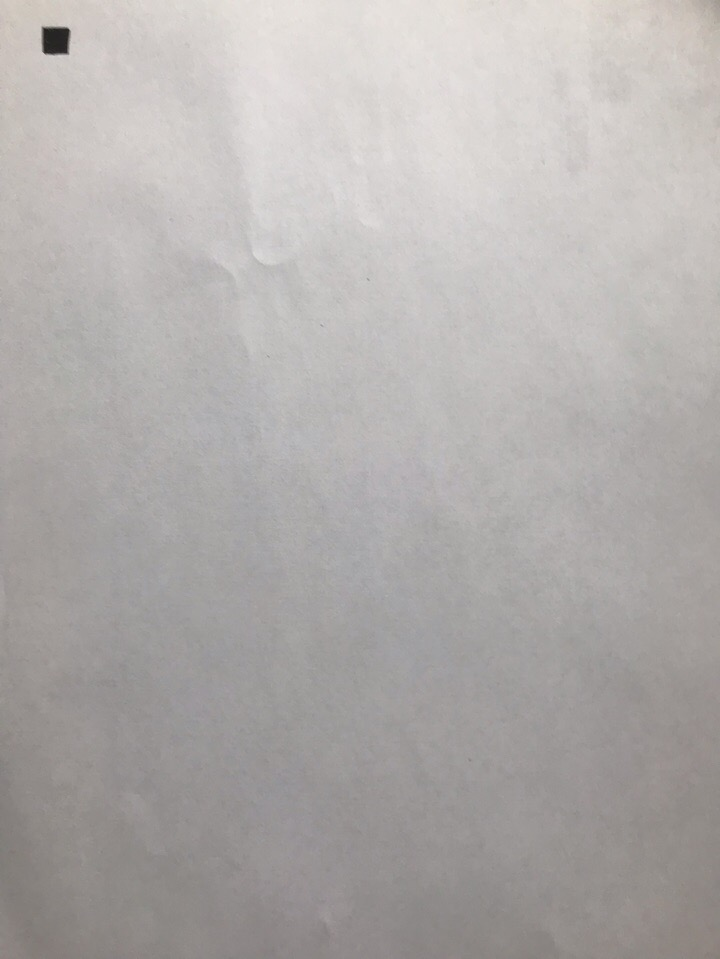
#> input picture Project Romero/shapes1.jpg, 720 x 959 px
$ python index.py   (Python 2 division)
#> lines starting #> are read from the running program, lines starting #| are printed output that depends on the picture; after the words box and inside, x2 and y2 are one past the last pixel; in counts of white or black regions, pixels touching at a corner belong together
import cv2
import numpy as np

img = cv2.imread("shapes1.jpg", cv2.IMREAD_GRAYSCALE)
#> img: shape (959, 720); min 30, max 232, mean 174.3
_, threshold = cv2.threshold(img, 240, 255, cv2.THRESH_BINARY)
#> threshold: shape (959, 720); every value is 0
th2 = cv2.adaptiveThreshold(img,255,cv2.ADAPTIVE_THRESH_MEAN_C,\
            cv2.THRESH_BINARY,11,2)
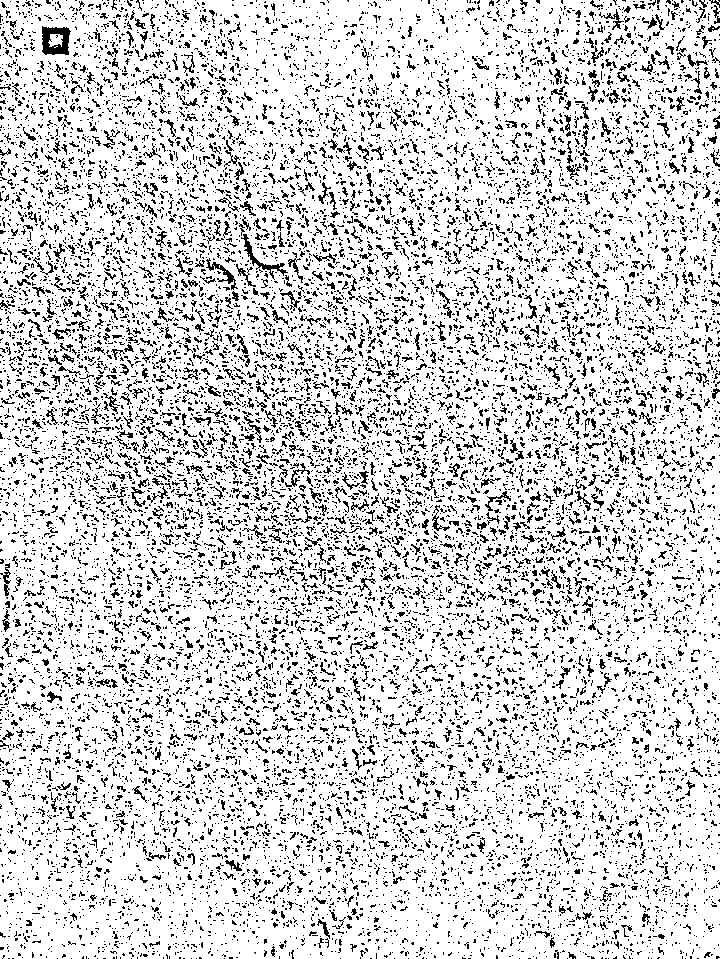
#> th2: shape (959, 720); 83.6% white; black in thin lines or dots
cv2.imshow("th2",th2)
contours, _ = cv2.findContours(th2, cv2.RETR_TREE, cv2.CHAIN_APPROX_SIMPLE)
#> contours = 19737 contours, 17416 with area under 20; largest, box (x1, y1, x2, y2) and area: (0, 0, 720, 959) 686572, (41, 25, 72, 56) 764, (240, 233, 289, 280) 424, (205, 257, 239, 291) 299, (290, 462, 311, 488) 160

font = cv2.FONT_HERSHEY_COMPLEX

for cnt in contours:
    approx = cv2.approxPolyDP(cnt, 0.01*cv2.arcLength(cnt, True), True)
    cv2.drawContours(img, [approx], 0, (0), 5)
    x = approx.ravel()[0]
    y = approx.ravel()[1]

    if len(approx) == 3:
        cv2.putText(img, "Triangle", (x, y), font, 1, (0))
	print(x,y)
    elif len(approx) == 4:
        cv2.putText(img, "Rectangle", (x, y), font, 1, (0))
    elif len(approx) == 5:
        cv2.putText(img, "Pentagon", (x, y), font, 1, (0))
    elif 6 < len(approx) < 15:
        cv2.putText(img, "Ellipse", (x, y), font, 1, (0))
    else:
        cv2.putText(img, "Circle", (x, y), font, 1, (0))
#> this loop made 19737 passes
#> (x, y) on passes 2, 3, 5: (574, 958), (719, 561), (716, 391)
#| 0 560
#| 714 0
#> (further printed lines are left out)
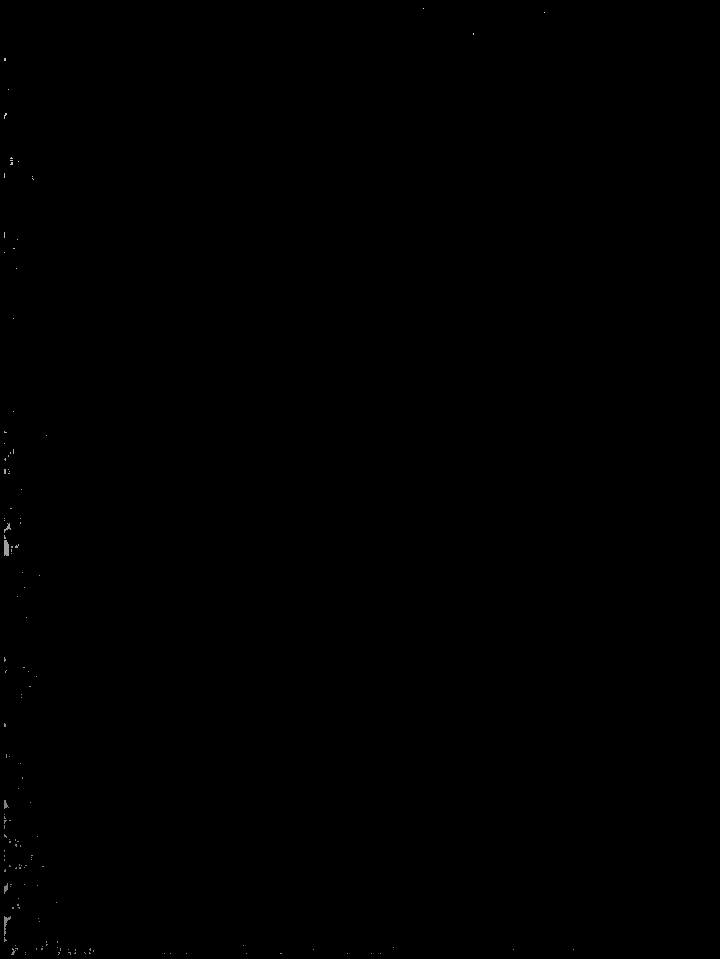
#> img: shape (959, 720); min 0, max 223, mean 0.1

cv2.imshow("shapes", img)
cv2.imshow("Threshold", threshold)
cv2.waitKey()
cv2.destroyAllWindows()
